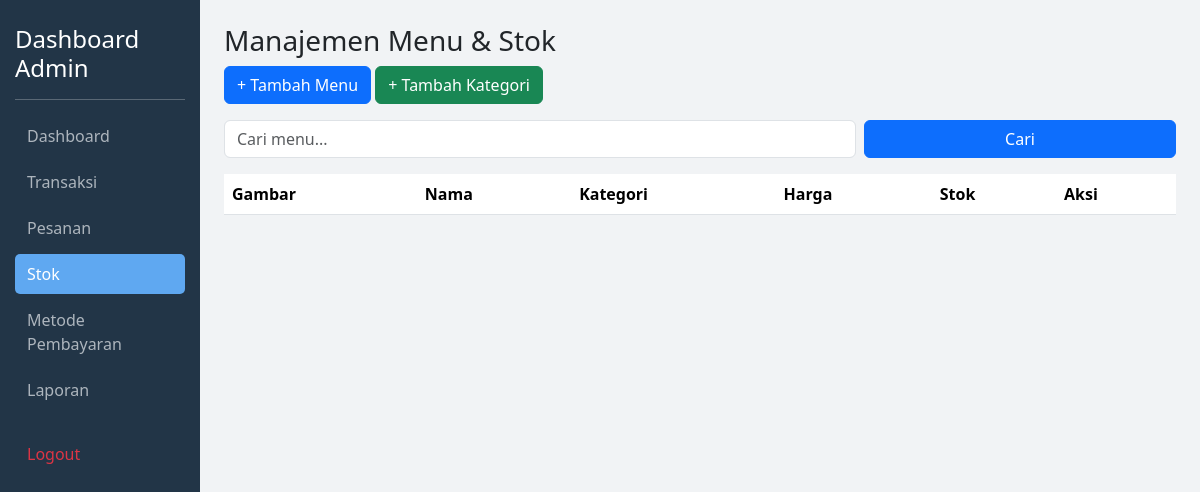
The app's page /admin/stok.php (signed in), older data.
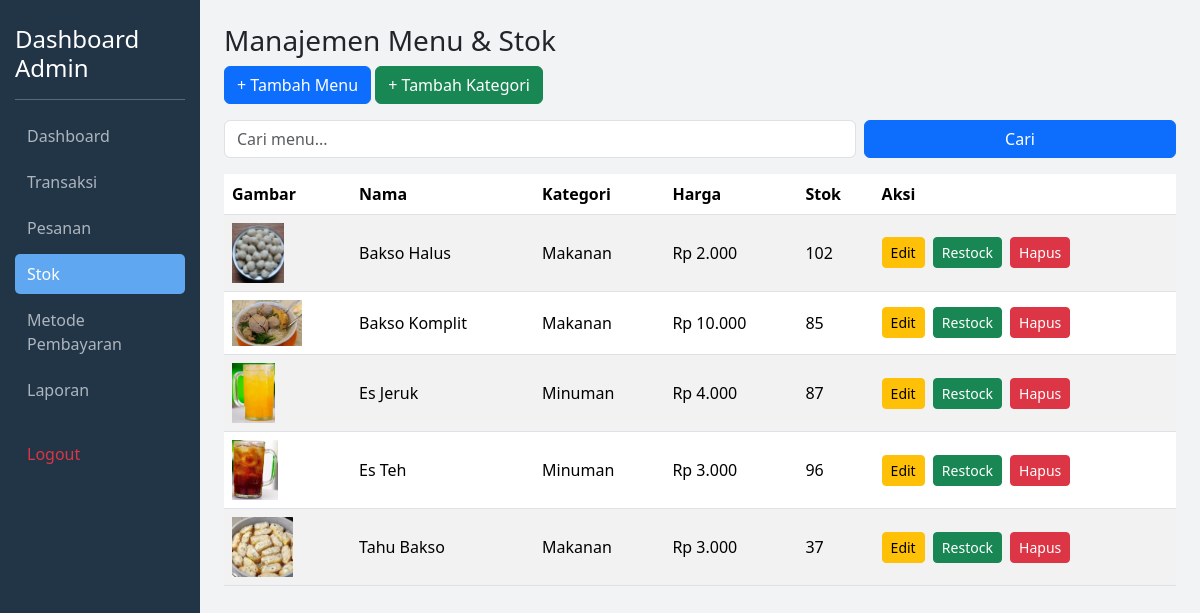
The same page, newer data.
### tables this page shows
CREATE TABLE `menu` (
  `id` int(11) NOT NULL AUTO_INCREMENT,
  `nama_menu` varchar(150) NOT NULL,
  `harga` double NOT NULL,
  `stok` int(11) NOT NULL DEFAULT 0,
  `id_kategori` int(11) DEFAULT NULL,
  `gambar` varchar(255) DEFAULT NULL,
  PRIMARY KEY (`id`),
  KEY `id_kategori` (`id_kategori`),
  CONSTRAINT `menu_ibfk_1` FOREIGN KEY (`id_kategori`) REFERENCES `kategori` (`id`) ON DELETE SET NULL ON UPDATE CASCADE
);

CREATE TABLE `kategori` (
  `id` int(11) NOT NULL AUTO_INCREMENT,
  `nama_kategori` varchar(100) NOT NULL,
  PRIMARY KEY (`id`),
  UNIQUE KEY `nama_kategori` (`nama_kategori`)
);

### admin/stok.php (the view, shortened to what this page needs)
<?php
require 'conn.php';
$search = $_GET['search'] ?? '';
$sql = "SELECT menu.*, kategori.nama_kategori
        FROM menu
        LEFT JOIN kategori ON menu.id_kategori = kategori.id";
$sql .= " ORDER BY menu.nama_menu";
$menu = $conn->query($sql);
?>
<!DOCTYPE html>
<html lang="id">
<head>
    <link href="https://cdn.jsdelivr.net/npm/bootstrap@5.3.3/dist/css/bootstrap.min.css" rel="stylesheet">
</head>
<body>
    <div class="sidebar">
        <h4 class="text-white">Dashboard Admin</h4>
        <hr class="text-white">
        <a href="dashboard.php">Dashboard</a>
        <a href="transaksi.php">Transaksi</a>
        <a href="pesanan.php">Pesanan</a>
        <a class="active" href="stok.php">Stok</a>
        <a href="metode_pembayaran.php">Metode Pembayaran</a>
        <a href="laporan.php">Laporan</a>
        <a href="logout.php" class="text-danger mt-4">Logout</a>
    </div>
    <div class="main-content">
        <h3>Manajemen Menu & Stok</h3>
        <button class="btn btn-primary mb-3" data-bs-toggle="modal" data-bs-target="#tambahMenu">+ Tambah Menu</button>
        <button class="btn btn-success mb-3" data-bs-toggle="modal" data-bs-target="#tambahKategori">+ Tambah Kategori</button>
        <form class="row g-2 mb-3">
            <div class="col-md-8">
                <input type="text" name="search" class="form-control" placeholder="Cari menu..." value="<?= htmlspecialchars($search) ?>">
            </div>
            <div class="col-md-4">
                <button class="btn btn-primary w-100">Cari</button>
            </div>
        </form>
        <table class="table table-striped align-middle">
            <thead>
                <tr>
                    <th>Gambar</th>
                    <th>Nama</th>
                    <th>Kategori</th>
                    <th>Harga</th>
                    <th>Stok</th>
                    <th>Aksi</th>
                </tr>
            </thead>
            <tbody>
                <?php while ($m = $menu->fetch_assoc()): ?>
                    <tr>
                        <td><?= $m['gambar'] ? "<img src='../assets/$m[gambar]' class='produk'>" : "-" ?></td>
                        <td><?= htmlspecialchars($m['nama_menu']) ?></td>
                        <td><?= htmlspecialchars($m['nama_kategori']) ?></td>
                        <td>Rp <?= number_format($m['harga'], 0, ',', '.') ?></td>
                        <td><?= $m['stok'] ?></td>
                        <td>
                            <button class="btn btn-sm btn-warning me-1" data-bs-toggle="modal" data-bs-target="#edit<?= $m['id'] ?>">Edit</button>
                            <button class="btn btn-sm btn-success me-1" data-bs-toggle="modal" data-bs-target="#restock<?= $m['id'] ?>">Restock</button>
                            <a href="?hapus=<?= $m['id'] ?>" onclick="return confirm('Hapus menu ini?')" class="btn btn-sm btn-danger">Hapus</a>
                        </td>
                    </tr>
                <?php endwhile; ?>
            </tbody>
        </table>
    </div>
</body>
</html>

### admin/stok.php (style rules this page uses)
body { background-color: #f1f3f5; font-family: 'Segoe UI', sans-serif; }
.sidebar { position: fixed; top: 0; left: 0; height: 100%; width: 16.666667%; background-color: rgb(34, 53, 71); padding: 25px 15px; }
.sidebar h4, .sidebar hr { color: white; }
.sidebar a { color: #adb5bd; text-decoration: none; padding: 8px 12px; border-radius: 5px; display: block; margin-bottom: 6px; }
.sidebar a:hover, .sidebar a.active { background-color: rgb(95, 168, 241); color: #fff; }
.main-content { margin-left: 16.666667%; padding: 1.5rem; }
img.produk { max-width: 70px; max-height: 60px; object-fit: contain; }

Row changes from the older to the newer data that the page shows:
added menu: gambar (picture), nama_menu "Bakso Halus", id_kategori.nama_kategori "Makanan", harga "2.000", stok "102"
added menu: gambar (picture), nama_menu "Bakso Komplit", id_kategori.nama_kategori "Makanan", harga "10.000", stok "85"
added menu: gambar (picture), nama_menu "Es Jeruk", id_kategori.nama_kategori "Minuman", harga "4.000", stok "87"
added menu: gambar (picture), nama_menu "Es Teh", id_kategori.nama_kategori "Minuman", harga "3.000", stok "96"
added menu: gambar (picture), nama_menu "Tahu Bakso", id_kategori.nama_kategori "Makanan", harga "3.000", stok "37"
